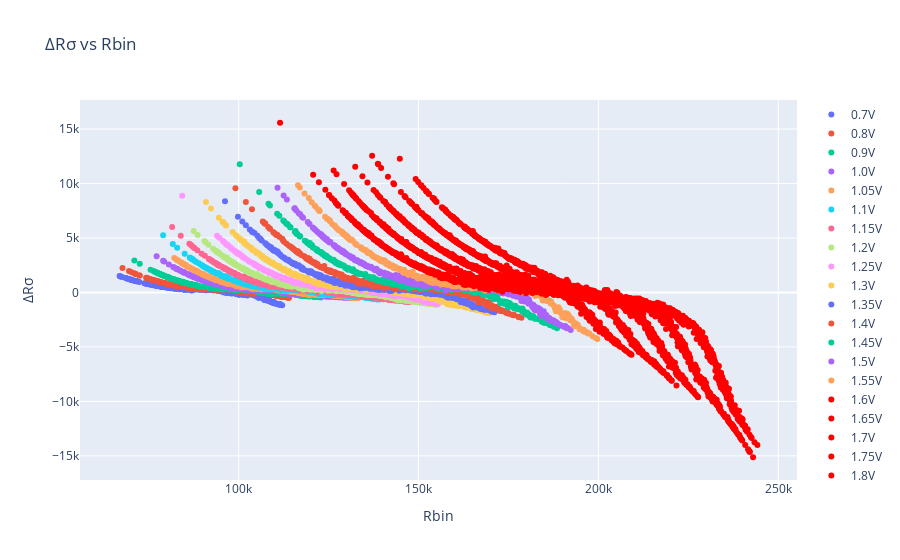

Here is the notebook cell this chart was saved with:
### Code cell
fig = go.Figure()

for val1, col1 in zip(plot_df_val['v'].unique(), colours):
    data1 = plot_df_val.loc[plot_df_val['v']==val1]
    # fig.add_trace(go.Scatter(y = data1['y_val'],
    #                          x = data1['Rbin'],
    #                          marker=dict(color='red'),
    #                          mode='markers',
    #                          name=f'{val1}V'
    #                          ))
    fig.add_trace(go.Scatter(y = data1['y_val_pred'],
                             x = data1['Rbin'],
                             marker=dict(color=col1),
                             mode='markers',
                             name=f'{val1}V'
                             ))
for val, col in zip(plot_df['v'].unique(), colours):
    data = plot_df.loc[plot_df['v']==val]
    # fig.add_trace(go.Scatter(y = data['Y_test'],
    #                          x = data['Rbin'],
    #                          marker=dict(color=col),
    #                          mode='markers',
    #                          name=f'{val}V'
    #                          ))
    fig.add_trace(go.Scatter(y = data['y_test_pred'],
                             x = data['Rbin'],
                             marker=dict(color='red'),
                             mode='markers',
                             name=f'{val}V'
                             ))
fig.update_layout(
    title="\u0394R\u03C3 vs Rbin",
    xaxis_title="Rbin",
    yaxis_title="\u0394R\u03C3"
)

### Figure 1 — Plotly figure (JSON) as saved in the notebook; plotly's stock layout.template omitted (floating-point values rounded to 4 significant figures; data arrays with more than 128 entries replaced by an {"elided": "..."} marker saying what was removed)
{"data": [{"marker": {"color": "#636EFA"}, "mode": "markers", "name": "0.7V", "type": "scatter", "x": {"elided": "189 int values"}, "y": {"elided": "189 float values"}}, {"marker": {"color": "#EF553B"}, "mode": "markers", "name": "0.8V", "type": "scatter", "x": {"elided": "203 int values"}, "y": {"elided": "203 float values"}}, {"marker": {"color": "#00CC96"}, "mode": "markers", "name": "0.9V", "type": "scatter", "x": {"elided": "221 int values"}, "y": {"elided": "221 float values"}}, {"marker": {"color": "#AB63FA"}, "mode": "markers", "name": "1.0V", "type": "scatter", "x": {"elided": "220 int values"}, "y": {"elided": "220 float values"}}, {"marker": {"color": "#FFA15A"}, "mode": "markers", "name": "1.05V", "type": "scatter", "x": {"elided": "259 int values"}, "y": {"elided": "259 float values"}}, {"marker": {"color": "#19D3F3"}, "mode": "markers", "name": "1.1V", "type": "scatter", "x": {"elided": "250 int values"}, "y": {"elided": "250 float values"}}, {"marker": {"color": "#FF6692"}, "mode": "markers", "name": "1.15V", "type": "scatter", "x": {"elided": "272 int values"}, "y": {"elided": "272 float values"}}, {"marker": {"color": "#B6E880"}, "mode": "markers", "name": "1.2V", "type": "scatter", "x": {"elided": "303 int values"}, "y": {"elided": "303 float values"}}, {"marker": {"color": "#FF97FF"}, "mode": "markers", "name": "1.25V", "type": "scatter", "x": {"elided": "287 int values"}, "y": {"elided": "287 float values"}}, {"marker": {"color": "#FECB52"}, "mode": "markers", "name": "1.3V", "type": "scatter", "x": {"elided": "351 int values"}, "y": {"elided": "351 float values"}}, {"marker": {"color": "#636EFA"}, "mode": "markers", "name": "1.35V", "type": "scatter", "x": {"elided": "307 int values"}, "y": {"elided": "307 float values"}}, {"marker": {"color": "#EF553B"}, "mode": "markers", "name": "1.4V", "type": "scatter", "x": {"elided": "333 int values"}, "y": {"elided": "333 float values"}}, {"marker": {"color": "#00CC96"}, "mode": "markers", "name": "1.45V", "type": "scatter", "x": {"elided": "360 int values"}, "y": {"elided": "360 float values"}}, {"marker": {"color": "#AB63FA"}, "mode": "markers", "name": "1.5V", "type": "scatter", "x": {"elided": "360 int values"}, "y": {"elided": "360 float values"}}, {"marker": {"color": "#FFA15A"}, "mode": "markers", "name": "1.55V", "type": "scatter", "x": {"elided": "352 int values"}, "y": {"elided": "352 float values"}}, {"marker": {"color": "red"}, "mode": "markers", "name": "1.6V", "type": "scatter", "x": {"elided": "738 int values"}, "y": {"elided": "738 float values"}}, {"marker": {"color": "red"}, "mode": "markers", "name": "1.65V", "type": "scatter", "x": {"elided": "781 int values"}, "y": {"elided": "781 float values"}}, {"marker": {"color": "red"}, "mode": "markers", "name": "1.7V", "type": "scatter", "x": {"elided": "788 int values"}, "y": {"elided": "788 float values"}}, {"marker": {"color": "red"}, "mode": "markers", "name": "1.75V", "type": "scatter", "x": {"elided": "828 int values"}, "y": {"elided": "828 float values"}}, {"marker": {"color": "red"}, "mode": "markers", "name": "1.8V", "type": "scatter", "x": {"elided": "791 int values"}, "y": {"elided": "791 float values"}}], "layout": {"title": {"text": "ΔRσ vs Rbin"}, "xaxis": {"title": {"text": "Rbin"}}, "yaxis": {"title": {"text": "ΔRσ"}}}}
